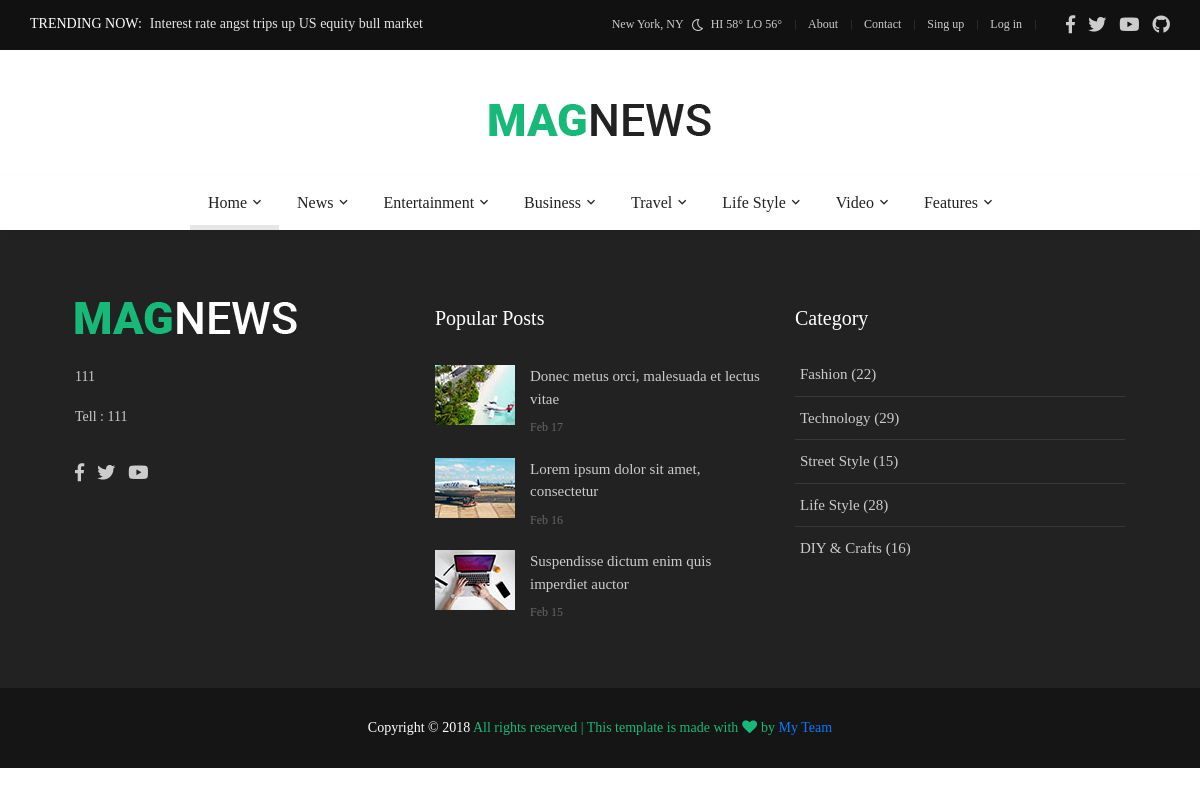
/news/test/, run on an earlier commit of the app's database.
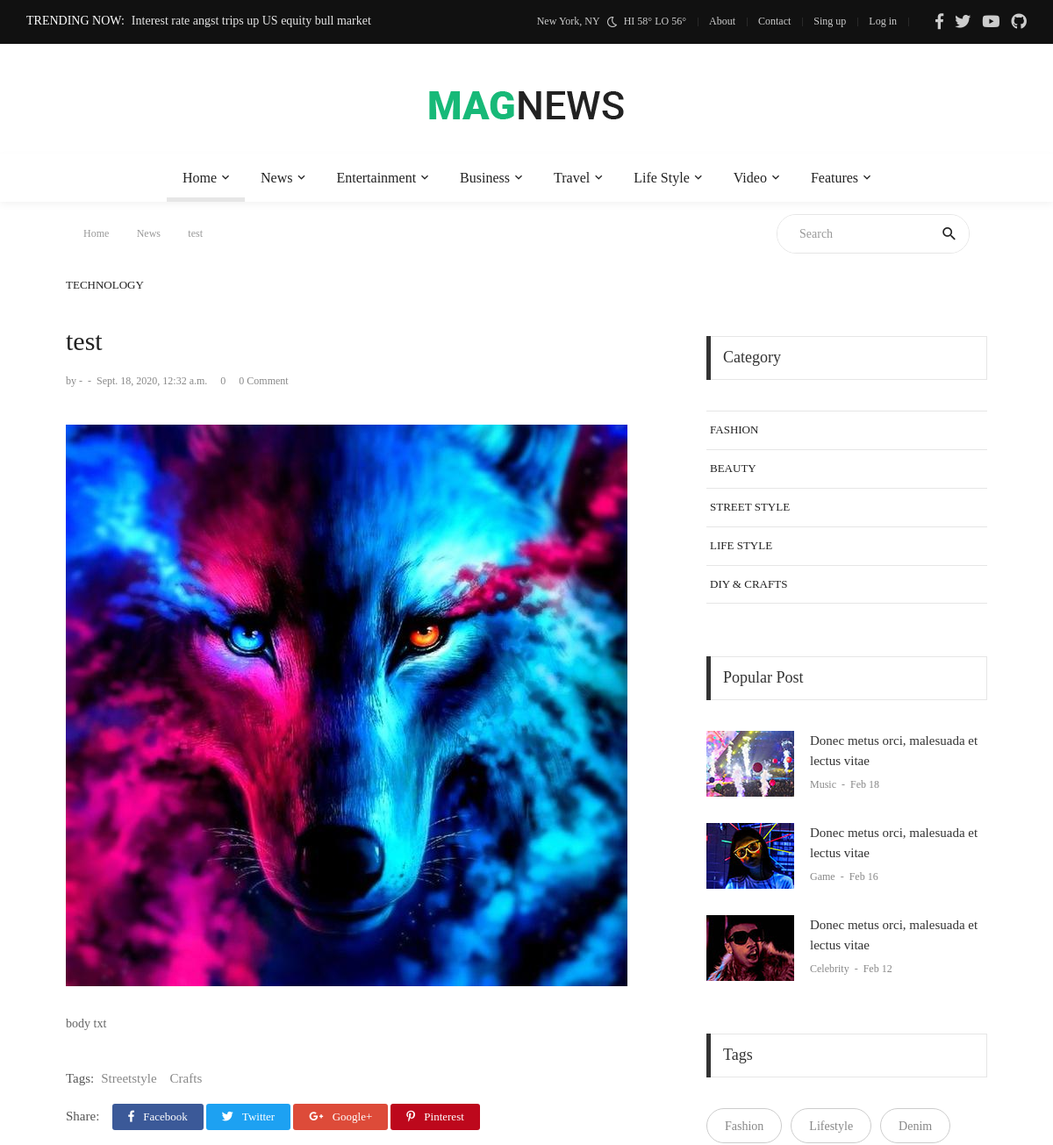
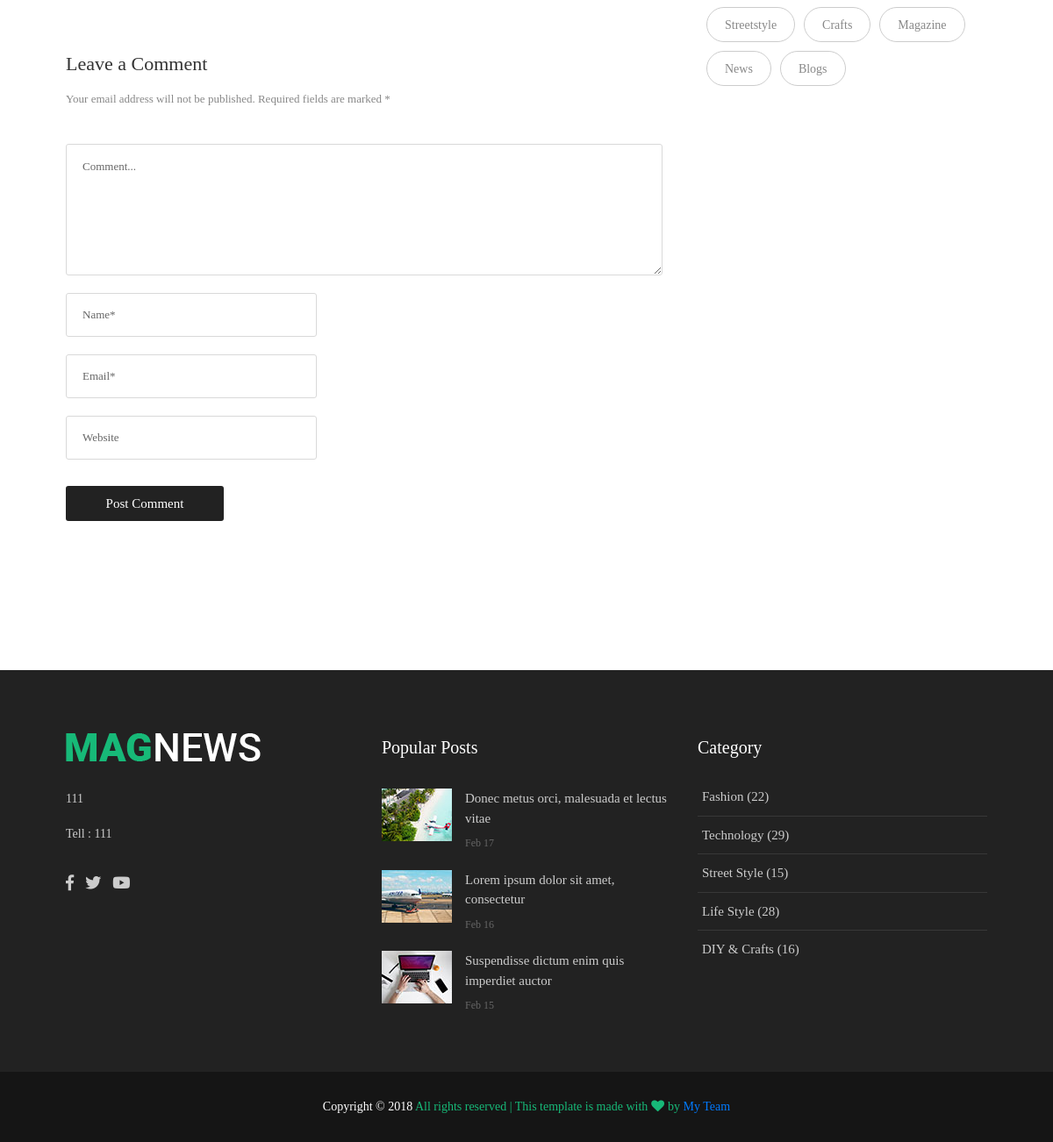
And on a later commit of the database (2 pictures, top to bottom).
### news/models.py (models this page shows, shortened)
class News(models.Model):
    categories=(
        ('book','book'),
        ('football','football'),
        ('science','science'),
        ('general','general'),
    )
    name= models.CharField(max_length=50)
    short_txt= models.TextField()
    body_txt= models.TextField()
    date= models.DateTimeField()
    time= models.CharField(max_length=12,default="00:00")
    picname= models.TextField()
    picurl  = models.TextField(default="-")
    writer= models.CharField(max_length=50)
    catname= models.CharField(max_length=50,choices=categories,default='general')
    catid= models.IntegerField(default=0)
    show= models.IntegerField(default=0)

### news/views.py (the view)
# urls.py: path('news/<str:word>/', views.news_detail, name="news_detail"),
def news_detail(request,word):
    site = Main.objects.get(pk=2)
    news= News.objects.filter(name=word)
    context={'news':news, 'site':site}
    return render(request, 'news_detail.html', context)

### templates/news_detail.html (shortened to what the changed rows need)
{% extends 'master.html' %}
{% load static %}
{% block mainblock %}
{% for i in news %}
	<div class="container">
		<div class="headline bg0 flex-wr-sb-c p-rl-20 p-tb-8">
			<div class="f2-s-1 p-r-30 m-tb-6">
				<a href="/" class="breadcrumb-item f1-s-3 cl9">
					Home
				</a>
				<a href="/" class="breadcrumb-item f1-s-3 cl9">
					News
				</a>
				<span  class="breadcrumb-item f1-s-3 cl9">
					 {{ i.name }}
				</span>
			</div>
			<div class="pos-relative size-a-2 bo-1-rad-22 of-hidden bocl11 m-tb-6">
				<input class="f1-s-1 cl6 plh9 s-full p-l-25 p-r-45" type="text" name="search" placeholder="Search">
				<button class="flex-c-c size-a-1 ab-t-r fs-20 cl2 hov-cl10 trans-03">
					<i class="zmdi zmdi-search"></i>
				</button>
			</div>
		</div>
	</div>
	<section class="bg0 p-b-140 p-t-10">
		<div class="container">
			<div class="row justify-content-center">
				<div class="col-md-10 col-lg-8 p-b-30">
					<div class="p-r-10 p-r-0-sr991">
						<div class="p-b-70">
							<a href="#" class="f1-s-10 cl2 hov-cl10 trans-03 text-uppercase">
								Technology
							</a>
							<h3 class="f1-l-3 cl2 p-b-16 p-t-33 respon2">
								{{ i.name }}
							</h3>
							<div class="flex-wr-s-s p-b-40">
								<span class="f1-s-3 cl8 m-r-15">
									<a href="#" class="f1-s-4 cl8 hov-cl10 trans-03">
										by {{ i.writer }}
									</a>
									<span class="m-rl-3">-</span>
									<span>
										{{ i.date }}
									</span>
								</span>
								<span class="f1-s-3 cl8 m-r-15">
									{{ i.show }}
								</span>
								<a href="#" class="f1-s-3 cl8 hov-cl10 trans-03 m-r-15">
									0 Comment
								</a>
							</div>
							<div class="wrap-pic-max-w p-b-30">
								<img src="{{ i.picurl }}" alt="IMG">
							</div>
							<p align="justify" class="f1-s-11 cl6 p-b-25">
                                {{ i.body_txt }}
							</p>
							<div class="flex-s-s p-t-12 p-b-15">
								<span class="f1-s-12 cl5 m-r-8">
									Tags:
								</span>
								<div class="flex-wr-s-s size-w-0">
									<a href="#" class="f1-s-12 cl8 hov-link1 m-r-15">
										Streetstyle
									</a>
									<a href="#" class="f1-s-12 cl8 hov-link1 m-r-15">
										Crafts
									</a>
								</div>
							</div>
							<div class="flex-s-s">
								<span class="f1-s-12 cl5 p-t-1 m-r-15">
									Share:
								</span>
								<div class="flex-wr-s-s size-w-0">
									<a href="#" class="dis-block f1-s-13 cl0 bg-facebook borad-3 p-tb-4 p-rl-18 hov-btn1 m-r-3 m-b-3 trans-03">
										<i class="fab fa-facebook-f m-r-7"></i>
										Facebook
									</a>
									<a href="#" class="dis-block f1-s-13 cl0 bg-twitter borad-3 p-tb-4 p-rl-18 hov-btn1 m-r-3 m-b-3 trans-03">
										<i class="fab fa-twitter m-r-7"></i>
										Twitter
									</a>
									<a href="#" class="dis-block f1-s-13 cl0 bg-google borad-3 p-tb-4 p-rl-18 hov-btn1 m-r-3 m-b-3 trans-03">
										<i class="fab fa-google-plus-g m-r-7"></i>
										Google+
									</a>
									<a href="#" class="dis-block f1-s-13 cl0 bg-pinterest borad-3 p-tb-4 p-rl-18 hov-btn1 m-r-3 m-b-3 trans-03">
										<i class="fab fa-pinterest-p m-r-7"></i>
										Pinterest
									</a>
								</div>
							</div>
						</div>
						<div>
							<h4 class="f1-l-4 cl3 p-b-12">
								Leave a Comment
							</h4>
							<p class="f1-s-13 cl8 p-b-40">
								Your email address will not be published. Required fields are marked *
							</p>
							<form>
								<textarea class="bo-1-rad-3 bocl13 size-a-15 f1-s-13 cl5 plh6 p-rl-18 p-tb-14 m-b-20" name="msg" placeholder="Comment..."></textarea>
								<input class="bo-1-rad-3 bocl13 size-a-16 f1-s-13 cl5 plh6 p-rl-18 m-b-20" type="text" name="name" placeholder="Name*">
								<input class="bo-1-rad-3 bocl13 size-a-16 f1-s-13 cl5 plh6 p-rl-18 m-b-20" type="text" name="email" placeholder="Email*">
								<input class="bo-1-rad-3 bocl13 size-a-16 f1-s-13 cl5 plh6 p-rl-18 m-b-20" type="text" name="website" placeholder="Website">
								<button class="size-a-17 bg2 borad-3 f1-s-12 cl0 hov-btn1 trans-03 p-rl-15 m-t-10">
									Post Comment
								</button>
							</form>
						</div>
					</div>
				</div>
				<div class="col-md-10 col-lg-4 p-b-30">
					<div class="p-l-10 p-rl-0-sr991 p-t-70">
						<div class="p-b-60">
							<div class="how2 how2-cl4 flex-s-c">
								<h3 class="f1-m-2 cl3 tab01-title">
									Category
								</h3>
							</div>
							<ul class="p-t-35">
								<li class="how-bor3 p-rl-4">
									<a href="#" class="dis-block f1-s-10 text-uppercase cl2 hov-cl10 trans-03 p-tb-13">
										Fashion
									</a>
								</li>
								<li class="how-bor3 p-rl-4">
									<a href="#" class="dis-block f1-s-10 text-uppercase cl2 hov-cl10 trans-03 p-tb-13">
										Beauty
									</a>
								</li>
								<li class="how-bor3 p-rl-4">
									<a href="#" class="dis-block f1-s-10 text-uppercase cl2 hov-cl10 trans-03 p-tb-13">
										Street Style
									</a>
								</li>
								<li class="how-bor3 p-rl-4">
									<a href="#" class="dis-block f1-s-10 text-uppercase cl2 hov-cl10 trans-03 p-tb-13">
										Life Style
									</a>
								</li>
								<li class="how-bor3 p-rl-4">
									<a href="#" class="dis-block f1-s-10 text-uppercase cl2 hov-cl10 trans-03 p-tb-13">
										DIY & Crafts
									</a>
								</li>
							</ul>
						</div>
						<div class="p-b-30">
							<div class="how2 how2-cl4 flex-s-c">
								<h3 class="f1-m-2 cl3 tab01-title">
									Popular Post
								</h3>
							</div>
							<ul class="p-t-35">
								<li class="flex-wr-sb-s p-b-30">
									<a href="#" class="size-w-10 wrap-pic-w hov1 trans-03">
										<img src="{% static 'front/images/popular-post-04.jpg'%}" alt="IMG">
									</a>
									<div class="size-w-11">
										<h6 class="p-b-4">
											<a href="blog-detail-02.html" class="f1-s-5 cl3 hov-cl10 trans-03">
												Donec metus orci, malesuada et lectus vitae
											</a>
										</h6>
										<span class="cl8 txt-center p-b-24">
											<a href="#" class="f1-s-6 cl8 hov-cl10 trans-03">
												Music
											</a>
											<span class="f1-s-3 m-rl-3">
												-
											</span>
											<span class="f1-s-3">
												Feb 18
											</span>
										</span>
									</div>
								</li>
								<li class="flex-wr-sb-s p-b-30">
									<a href="#" class="size-w-10 wrap-pic-w hov1 trans-03">
										<img src="{% static 'front/images/popular-post-05.jpg'%}" alt="IMG">
									</a>
									<div class="size-w-11">
										<h6 class="p-b-4">
											<a href="blog-detail-02.html" class="f1-s-5 cl3 hov-cl10 trans-03">
												Donec metus orci, malesuada et lectus vitae
											</a>
										</h6>
										<span class="cl8 txt-center p-b-24">
											<a href="#" class="f1-s-6 cl8 hov-cl10 trans-03">
												Game
											</a>
											<span class="f1-s-3 m-rl-3">
												-
											</span>
											<span class="f1-s-3">
												Feb 16
											</span>
										</span>
									</div>
								</li>
								<li class="flex-wr-sb-s p-b-30">
									<a href="#" class="size-w-10 wrap-pic-w hov1 trans-03">
										<img src="{% static 'front/images/popular-post-06.jpg'%}" alt="IMG">
									</a>
									<div class="size-w-11">
										<h6 class="p-b-4">
											<a href="blog-detail-02.html" class="f1-s-5 cl3 hov-cl10 trans-03">
												Donec metus orci, malesuada et lectus vitae
											</a>
										</h6>
										<span class="cl8 txt-center p-b-24">
											<a href="#" class="f1-s-6 cl8 hov-cl10 trans-03">
												Celebrity
											</a>
											<span class="f1-s-3 m-rl-3">
												-
											</span>
											<span class="f1-s-3">
												Feb 12
											</span>
										</span>
									</div>
								</li>
							</ul>
						</div>
						<div>
							<div class="how2 how2-cl4 flex-s-c m-b-30">
								<h3 class="f1-m-2 cl3 tab01-title">
									Tags
								</h3>
							</div>
							<div class="flex-wr-s-s m-rl--5">
								<a href="#" class="flex-c-c size-h-2 bo-1-rad-20 bocl12 f1-s-1 cl8 hov-btn2 trans-03 p-rl-20 p-tb-5 m-all-5">
									Fashion
								</a>
								<a href="#" class="flex-c-c size-h-2 bo-1-rad-20 bocl12 f1-s-1 cl8 hov-btn2 trans-03 p-rl-20 p-tb-5 m-all-5">
									Lifestyle
								</a>
								<a href="#" class="flex-c-c size-h-2 bo-1-rad-20 bocl12 f1-s-1 cl8 hov-btn2 trans-03 p-rl-20 p-tb-5 m-all-5">
									Denim
								</a>
								<a href="#" class="flex-c-c size-h-2 bo-1-rad-20 bocl12 f1-s-1 cl8 hov-btn2 trans-03 p-rl-20 p-tb-5 m-all-5">
									Streetstyle
								</a>
								<a href="#" class="flex-c-c size-h-2 bo-1-rad-20 bocl12 f1-s-1 cl8 hov-btn2 trans-03 p-rl-20 p-tb-5 m-all-5">
									Crafts
								</a>
								<a href="#" class="flex-c-c size-h-2 bo-1-rad-20 bocl12 f1-s-1 cl8 hov-btn2 trans-03 p-rl-20 p-tb-5 m-all-5">
									Magazine
								</a>
								<a href="#" class="flex-c-c size-h-2 bo-1-rad-20 bocl12 f1-s-1 cl8 hov-btn2 trans-03 p-rl-20 p-tb-5 m-all-5">
									News
								</a>
								<a href="#" class="flex-c-c size-h-2 bo-1-rad-20 bocl12 f1-s-1 cl8 hov-btn2 trans-03 p-rl-20 p-tb-5 m-all-5">
									Blogs
								</a>
							</div>
						</div>
					</div>
				</div>
			</div>
		</div>
	</section>
{% endfor %}
{% endblock %}

What changed in the data, as far as the page shows it:
added News: name "test", writer "-", date "Sept. 18, 2020, 12:32 a.m.", show "0", picurl (picture), body_txt "body txt"
